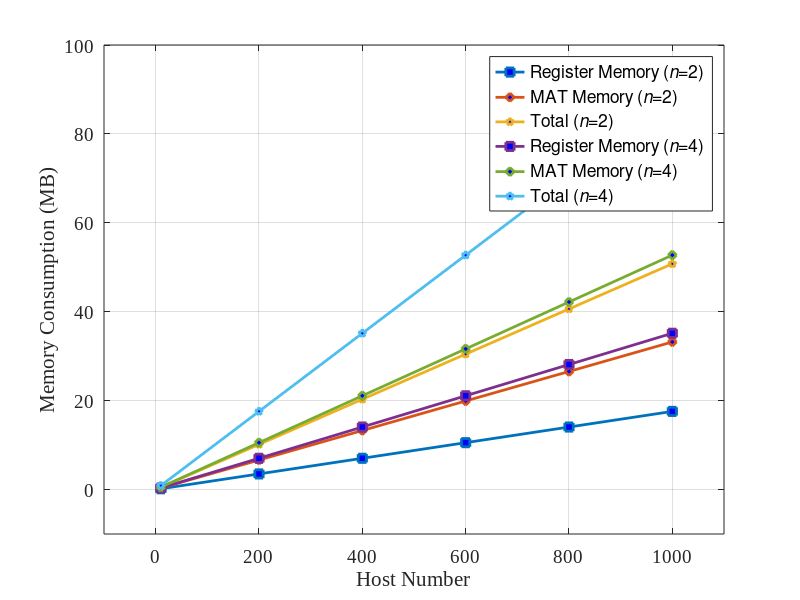

This chart was generated by the following MATLAB code:
hostnum= [10 200	400	600	800	1000]
mr2 = [180	3600	7200	10800	14400	18000]
mt2 = [340	6800	13600	20400	27200	34000]
ms2 = [520	10400	20800	31200	41600	52000]
mr4 = [360	7200	14400	21600	28800	36000]
mt4 = [540	10800	21600	32400	43200	54000]
ms4 = [900	18000	36000	54000	72000	90000]

figure(1);
plot(hostnum, mr2/1024,'-s','LineWidth',2, 'MarkerFaceColor','b')
hold on
plot(hostnum, mt2/1024,'-d','LineWidth',2, 'MarkerFaceColor','b')
plot(hostnum, ms2/1024,'-p','LineWidth',2, 'MarkerFaceColor','b')
plot(hostnum, mr4/1024,'-s','LineWidth',2, 'MarkerFaceColor','b')
plot(hostnum, mt4/1024,'-d','LineWidth',2, 'MarkerFaceColor','b')
plot(hostnum, ms4/1024,'-p','LineWidth',2, 'MarkerFaceColor','b')

axis([-100,1100,-10,100])
set(gca, 'FontName', 'Times New Roman', 'FontSize', 14)
grid on
xlabel('Host Number');
ylabel('Memory Consumption (MB)');
legend('Register Memory ({\itn}=2)', 'MAT Memory ({\itn}=2)','Total ({\itn}=2)','Register Memory ({\itn}=4)','MAT Memory ({\itn}=4)','Total ({\itn}=4)');